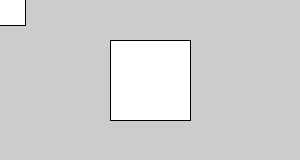
Frame 1 (no input)
Frame 60 (the mouse pressed at the canvas centre just before this capture): identical to frame 1, image omitted
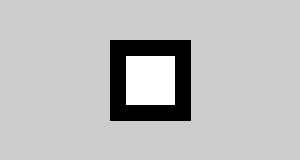
Frame 120 (the mouse held since frame 60 and released just before this capture)

The Processing sketch that drew these frames (run headless with seeded random() and noise(); from frame 60 on, the mouse is pressed at the canvas centre):

// Processing sketch: q9_1_2
// ── q9_1_2.pde
void setup() {
  size(300, 160);
}

void draw() {
  float ox = width /2 - 40;
  float oy = height/2 - 40;
  background(204);

  // 背景の正方形の色を設定
  if (mouseY + 25 > oy && mouseY - 25 < oy + 80 &&
    mouseX + 25 > ox && mouseX - 25 < ox + 80) {
    fill(0);
  }

  // 背景の正方形を描画 (1辺80)
  rect(ox, oy, 80, 80);

  // マウスカーソルの位置の正方形を描画 (1辺50)
  fill(255); // 白
  rect(mouseX - 25, mouseY - 25, 50, 50);
}
